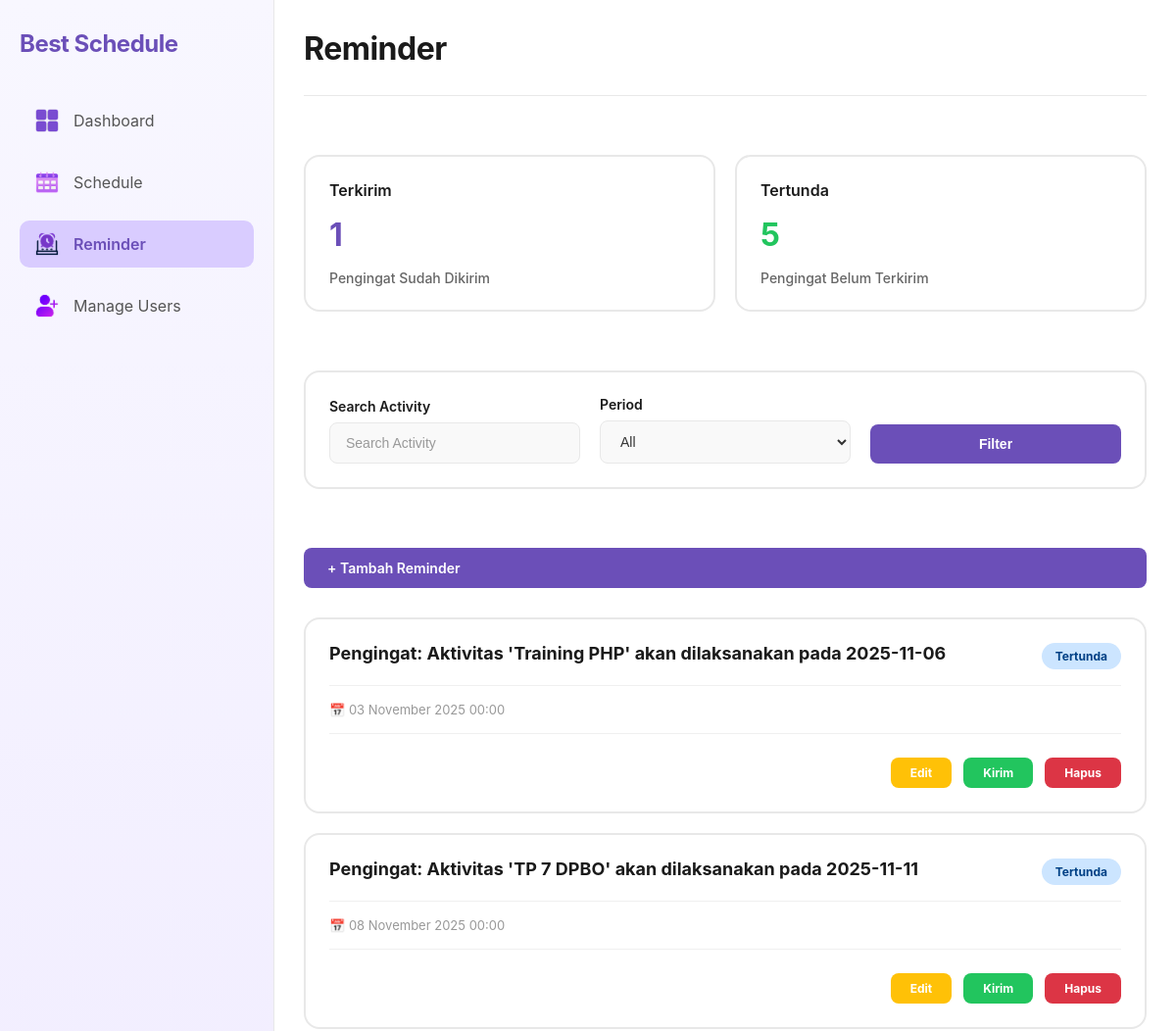
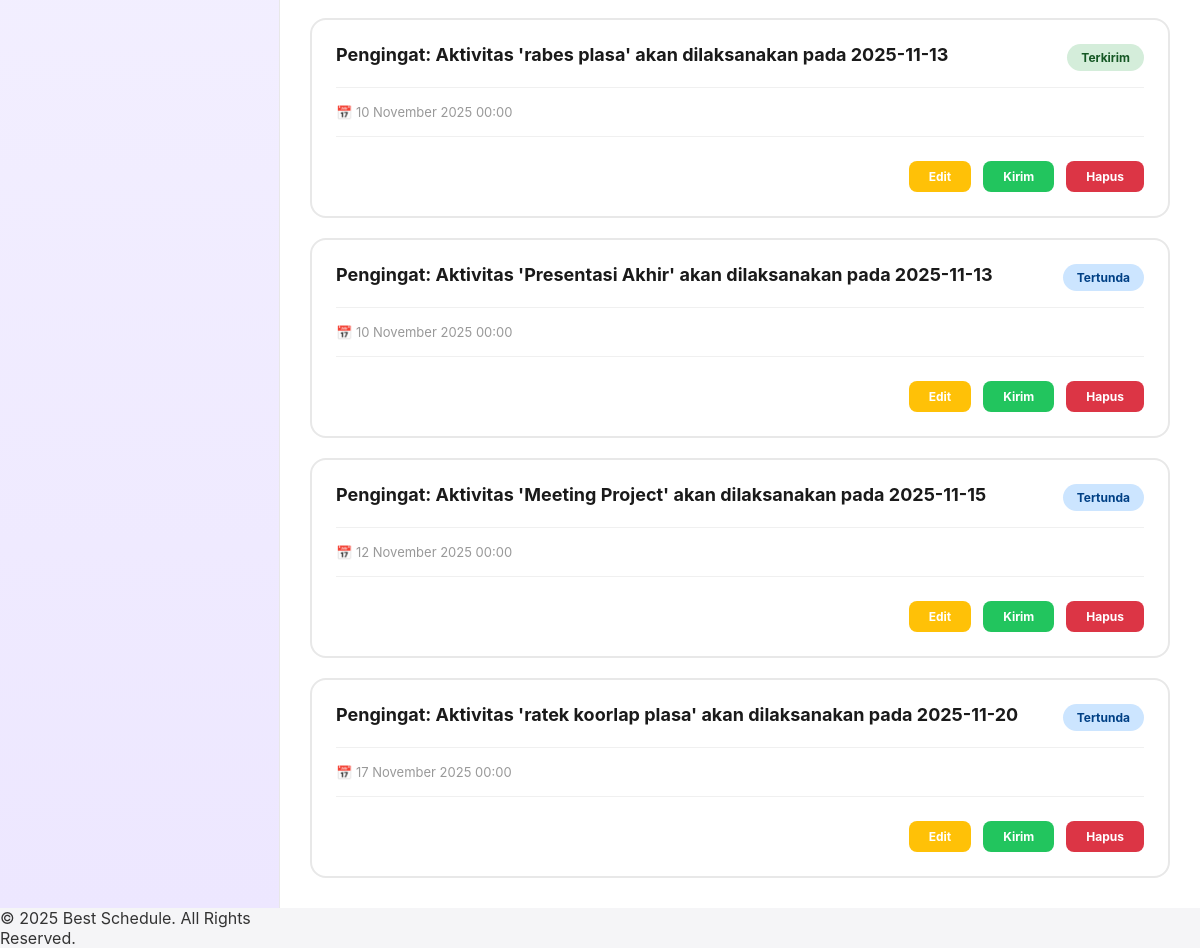
The page /best_schedule/view/reminders.php on the database its author committed (2 pictures, top to bottom).
### tables this page shows
CREATE TABLE `reminder` (
  `id_reminder` int(11) NOT NULL,
  `id_schedule` int(11) DEFAULT NULL,
  `tanggal_kirim` date NOT NULL,
  `pesan` text DEFAULT NULL,
  `status` enum('tertunda','terkirim') DEFAULT 'tertunda'
);

### best_schedule/config/database.php (called while the page is built, shortened)
<?php
class Database {
    private $host = "localhost";
    private $username = "root";
    private $password = "";
    private $dbname = "best_schedule";
    public function __construct() {
        try {
            $this->conn = new PDO("mysql:host=$this->host;dbname=$this->dbname", $this->username, $this->password);
        } catch (PDOException $e) {
            echo "Connection failed: " . $e->getMessage();
        }
    }
}
?>

### best_schedule/class/reminder.php (called while the page is built, shortened)
<?php
require_once '../config/database.php';
class Reminder {
    private $db;
    public function __construct() {
        $this->db = (new Database())->conn;
    }
    public function getAllReminders() {
        $stmt = $this->db->query("
            SELECT reminder.*, schedule.nama_aktivitas
            FROM reminder
            LEFT JOIN schedule ON reminder.id_schedule = schedule.id_schedule
            ORDER BY tanggal_kirim ASC
        ");
        return $stmt->fetchAll(PDO::FETCH_ASSOC);
    }
}
?>

### best_schedule/view/reminders.php (the view, shortened to what this page needs)
<?php
require_once '../config/database.php';
require_once '../class/reminder.php';
$reminderObj = new Reminder();
$period = isset($_GET['period']) ? $_GET['period'] : 'all';
$search = isset($_GET['search']) ? trim($_GET['search']) : '';
switch($period){
    default:
        $reminders = $reminderObj->getAllReminders();
}
$terkirim_count = 0;
$tertunda_count = 0;
foreach ($reminders as $r) {
    if ($r['status'] === 'terkirim') $terkirim_count++;
    if ($r['status'] === 'tertunda') $tertunda_count++;
}
?>
<!DOCTYPE html>
<html lang="id">
<head>
    <link rel="stylesheet" href="../css/style.css">
</head>
<body>
<div class="container">
    <div class="sidebar">
        <div class="sidebar-header">
            <h1 class="brand-title">Best Schedule</h1>
        </div>
        <nav class="sidebar-menu">
            <a href="../index.php" class="menu-item">
                <img src="../images/dashboard.png" alt="Dashboard" class="menu-icon">
                <span class="menu-text">Dashboard</span>
            </a>
            <a href="schedules.php" class="menu-item">
                <img src="../images/schedule.png" alt="Schedule" class="menu-icon">
                <span class="menu-text">Schedule</span>
            </a>
            <a href="reminders.php" class="menu-item active">
                <img src="../images/reminder.png" alt="Reminder" class="menu-icon">
                <span class="menu-text">Reminder</span>
            </a>
            <a href="users.php" class="menu-item">
                <img src="../images/user.png" alt="User" class="menu-icon">
                <span class="menu-text">Manage Users</span>
            </a>
        </nav>
    </div>
    <div class="main-content">
        <div class="schedules-header">
            <div class="schedules-title-section">
                <h1 class="page-title">Reminder</h1>
            </div>
        </div>
        <div class="status-cards-container">
            <div class="status-card">
                <div class="status-card-title">Terkirim</div>
                <div class="status-card-number" style="color: #6b4fb8;"><?= $terkirim_count ?></div>
                <div class="status-card-subtitle">Pengingat Sudah Dikirim</div>
            </div>
            <div class="status-card">
                <div class="status-card-title">Tertunda</div>
                <div class="status-card-number" style="color: #22c55e;"><?= $tertunda_count ?></div>
                <div class="status-card-subtitle">Pengingat Belum Terkirim</div>
            </div>
        </div>
        <form method="GET" class="reminder-filter-section">
            <div class="filter-group">
                <label class="filter-label">Search Activity</label>
                <input type="text" class="search-input" name="search" placeholder="Search Activity" value="<?= htmlspecialchars($search) ?>">
            </div>
            <div class="filter-group">
                <label class="filter-label">Period</label>
                <select name="period" class="filter-select" onchange="this.form.submit()">
                    <option value="all" <?= $period=='all' ? 'selected' : '' ?>>All</option>
                </select>
            </div>
            <div class="filter-group">
                <button type="submit" class="btn-add-reminder">Filter</button>
            </div>
        </form>
        <a href="addReminder.php" class="btn-add-reminder">+ Tambah Reminder</a>
        <div class="reminders-grid">
            <?php if (empty($reminders)): ?>
                <div class="empty-state">
                    <p>Tidak ada reminder. <a href="addReminder.php">Buat yang baru</a></p>
                </div>
            <?php else: ?>
                <?php foreach ($reminders as $r): ?>
                    <div class="reminder-card">
                        <div class="reminder-card-header">
                            <h3 class="reminder-card-title"><?= htmlspecialchars($r['pesan']) ?></h3>
                            <span class="reminder-badge <?= $r['status'] === 'terkirim' ? 'badge-success' : 'badge-pending' ?>">
                                <?= ucfirst($r['status']) ?>
                            </span>
                        </div>
                        <div class="reminder-card-body">
                            <div class="reminder-date-info">
                                📅 <?= date('d F Y H:i', strtotime($r['tanggal_kirim'])) ?>
                            </div>
                        </div>
                        <div class="reminder-card-footer">
                            <a href="editReminder.php?id=<?= $r['id_reminder'] ?>" class="btn-edit-reminder">Edit</a>
                            <a href="reminders.php?send=<?= $r['id_reminder'] ?>" class="btn-send-reminder">Kirim</a>
                            <a href="reminders.php?delete=<?= $r['id_reminder'] ?>" onclick="return confirm('Yakin ingin menghapus?')" class="btn-delete-reminder">Hapus</a>
                        </div>
                    </div>
                <?php endforeach; ?>
            <?php endif; ?>
        </div>
    </div>
    <?php include 'footer.php'; ?>
</div>
</body>
</html>

### best_schedule/css/style.css (style rules this page uses)
* { margin: 0; padding: 0; box-sizing: border-box; }
body { font-family: -apple-system, BlinkMacSystemFont, "Segoe UI", "Roboto", "Oxygen", "Ubuntu", "Cantarell", sans-serif; background-color: #f5f5f7; color: #333; }
.container { display: grid; grid-template-columns: 280px 1fr; min-height: 100vh; gap: 0; }
.sidebar { background: linear-gradient(180deg, #f8f7ff 0%, #ede7ff 100%); padding: 30px 20px; border-right: 1px solid #e8e8e8; position: relative; }
.sidebar-header { margin-bottom: 40px; }
.brand-title { font-size: 24px; font-weight: 700; color: #6b4fb8; letter-spacing: -0.5px; }
.sidebar-menu { display: flex; flex-direction: column; gap: 15px; margin-bottom: 100px; }
.menu-item { display: flex; align-items: center; gap: 15px; padding: 12px 16px; border-radius: 10px; cursor: pointer; transition: all 0.3s ease; color: #555; text-decoration: none; }
.menu-item.active { background-color: #d9ccff; color: #6b4fb8; font-weight: 600; }
.menu-icon { width: 24px; height: 24px; object-fit: contain; flex-shrink: 0; }
.menu-text { font-size: 16px; }
.main-content { background-color: #fff; padding: 30px; display: flex; flex-direction: column; gap: 30px; }
.schedules-header, .user-header { display: flex; align-items: center; justify-content: space-between; margin-bottom: 30px; padding-bottom: 20px; border-bottom: 1px solid #e8e8e8; }
.schedules-title-section, .user-title-section { flex: 1; }
.page-title { font-size: 32px; font-weight: 700; color: #1a1a1a; margin-bottom: 8px; letter-spacing: -0.5px; }
.status-cards-container { display: grid; grid-template-columns: repeat(2, 1fr); gap: 20px; margin-bottom: 30px; }
.status-card { background: #fff; border: 2px solid #e8e8e8; border-radius: 16px; padding: 24px; transition: all 0.3s ease; display: flex; flex-direction: column; gap: 8px; align-items: flex-start; }
.status-card-title { font-size: 16px; font-weight: 600; color: #1a1a1a; }
.status-card-number { font-size: 32px; font-weight: 700; margin: 8px 0; }
.status-card-subtitle { font-size: 14px; color: #666; font-weight: 500; }
.reminder-filter-section { display: flex; align-items: flex-end; gap: 20px; margin-bottom: 30px; background: #fff; border: 2px solid #e8e8e8; border-radius: 16px; padding: 24px; }
.filter-group { display: flex; flex-direction: column; gap: 8px; flex: 1; }
.filter-label { font-size: 14px; font-weight: 600; color: #1a1a1a; }
.search-input, .filter-select { padding: 12px 16px; border: 1px solid #e8e8e8; border-radius: 8px; font-size: 14px; background-color: #f9f9f9; color: #333; transition: all 0.3s ease; }
.search-input::placeholder { color: #999; }
.btn-add-reminder, .btn-add-user { padding: 12px 24px; background-color: #6b4fb8; color: white; border: none; border-radius: 8px; cursor: pointer; font-weight: 600; font-size: 14px; transition: all 0.3s ease; text-decoration: none; display: inline-block; white-space: nowrap; }
.reminders-grid { display: grid; grid-template-columns: 1fr; gap: 20px; }
.reminder-card { background: #fff; border: 2px solid #e8e8e8; border-radius: 16px; padding: 24px; transition: all 0.3s ease; display: flex; flex-direction: column; gap: 16px; }
.reminder-card-header { display: flex; align-items: flex-start; justify-content: space-between; gap: 16px; }
.reminder-card-title { font-size: 18px; font-weight: 700; color: #1a1a1a; margin: 0; flex: 1; }
.reminder-badge { display: inline-block; padding: 6px 14px; border-radius: 20px; font-size: 12px; font-weight: 700; text-transform: capitalize; white-space: nowrap; flex-shrink: 0; }
.badge-success { background-color: #d4edda; color: #155724; }
.badge-pending { background-color: #cce5ff; color: #004085; }
.reminder-card-body { padding: 16px 0; border-top: 1px solid #f0f0f0; border-bottom: 1px solid #f0f0f0; display: flex; flex-direction: column; gap: 12px; }
.reminder-date-info { font-size: 13px; color: #999; }
.reminder-card-footer { display: flex; align-items: center; justify-content: flex-end; gap: 12px; padding-top: 8px; }
.btn-edit-reminder, .btn-delete-reminder, .btn-send-reminder { padding: 8px 20px; border: none; border-radius: 8px; font-size: 12px; font-weight: 700; cursor: pointer; transition: all 0.3s ease; text-decoration: none; display: inline-block; }
.btn-edit-reminder { background-color: #ffc107; color: #fff; }
.btn-delete-reminder { background: #dc3545; color: white; }
.btn-send-reminder { background-color: #22c55e; color: #fff; }

### rows shown on the page
reminder: pesan "Pengingat: Aktivitas 'Training PHP' akan dilaksanakan pada 2025-11-06", status "Tertunda", tanggal_kirim "03 November 2025 00:00"
reminder: pesan "Pengingat: Aktivitas 'TP 7 DPBO' akan dilaksanakan pada 2025-11-11", status "Tertunda", tanggal_kirim "08 November 2025 00:00"
reminder: pesan "Pengingat: Aktivitas 'rabes plasa' akan dilaksanakan pada 2025-11-13", status "Terkirim", tanggal_kirim "10 November 2025 00:00"
reminder: pesan "Pengingat: Aktivitas 'Presentasi Akhir' akan dilaksanakan pada 2025-11-13", status "Tertunda", tanggal_kirim "10 November 2025 00:00"
reminder: pesan "Pengingat: Aktivitas 'Meeting Project' akan dilaksanakan pada 2025-11-15", status "Tertunda", tanggal_kirim "12 November 2025 00:00"
reminder: pesan "Pengingat: Aktivitas 'ratek koorlap plasa' akan dilaksanakan pada 2025-11-20", status "Tertunda", tanggal_kirim "17 November 2025 00:00"

### other values the page prints
$terkirim_count "1"
$tertunda_count "5"
